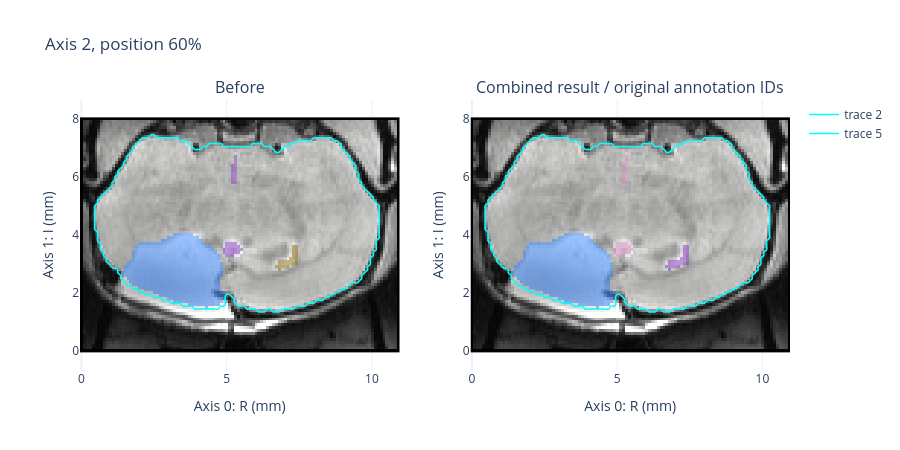

The notebook cell this image was saved under:
### Markdown cell above
## Custom combined postprocessing

Edit the settings below and rerun this cell. It starts from raw model IDs,
rather than applying postprocessing twice to an already processed result.
The helper is the same one used in full-volume training/checkpoint evaluation.

### Code cell
settings = PostprocessingConfig(
    clean_brain_mask=True,
    fill_small_holes=True, holes_max_area=HOLES_MAX_AREA,
    remove_small_objects=True, object_min_area=OBJECT_MIN_AREA,
    split_ventricles=split_ventricles, use_centroids=USE_CENTROIDS,
    default_hemisphere=DEFAULT_HEMISPHERE,
    lesion_voxels_threshold=LESION_VOXELS_THRESHOLD,
)
postprocessor = FullVolumePostprocessor(labels, settings, original_label_ids=True)
processed = postprocessor.process(model_regions, model_brain)
combined = model_input.with_masks(processed.regions, processed.brain_mask)
show_pair(model_input, combined, "Combined result / original annotation IDs")
